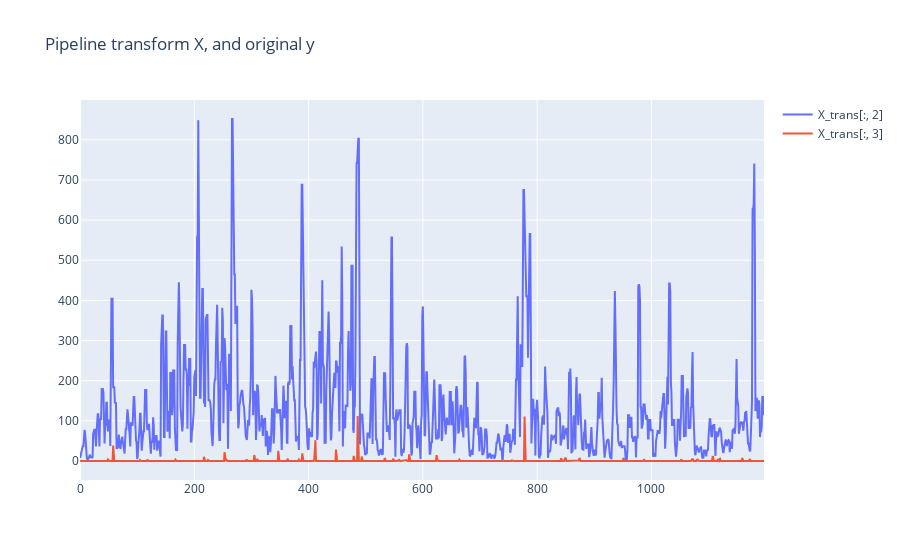

Notebook source saved alongside this figure:
### Code cell
fig = px.line(title='Pipeline transform X, and original y')
fig.add_scatter(y=X_trans[:, 2], name='X_trans[:, 2]')
fig.add_scatter(y=X_trans[:, 3], name='X_trans[:, 3]')
fig.show()

### Figure 1 — Plotly figure (JSON) as saved in the notebook; plotly's stock layout.template omitted (floating-point values rounded to 4 significant figures; data arrays with more than 128 entries replaced by an {"elided": "..."} marker saying what was removed)
{"data": [{"name": "X_trans[:, 2]", "type": "scatter", "y": {"elided": "1198 float values"}}, {"name": "X_trans[:, 3]", "type": "scatter", "y": {"elided": "1198 float values"}}], "layout": {"legend": {"tracegroupgap": 0}, "title": {"text": "Pipeline transform X, and original y"}, "xaxis": {"anchor": "y", "domain": [0, 1]}, "yaxis": {"anchor": "x", "domain": [0, 1]}}}
